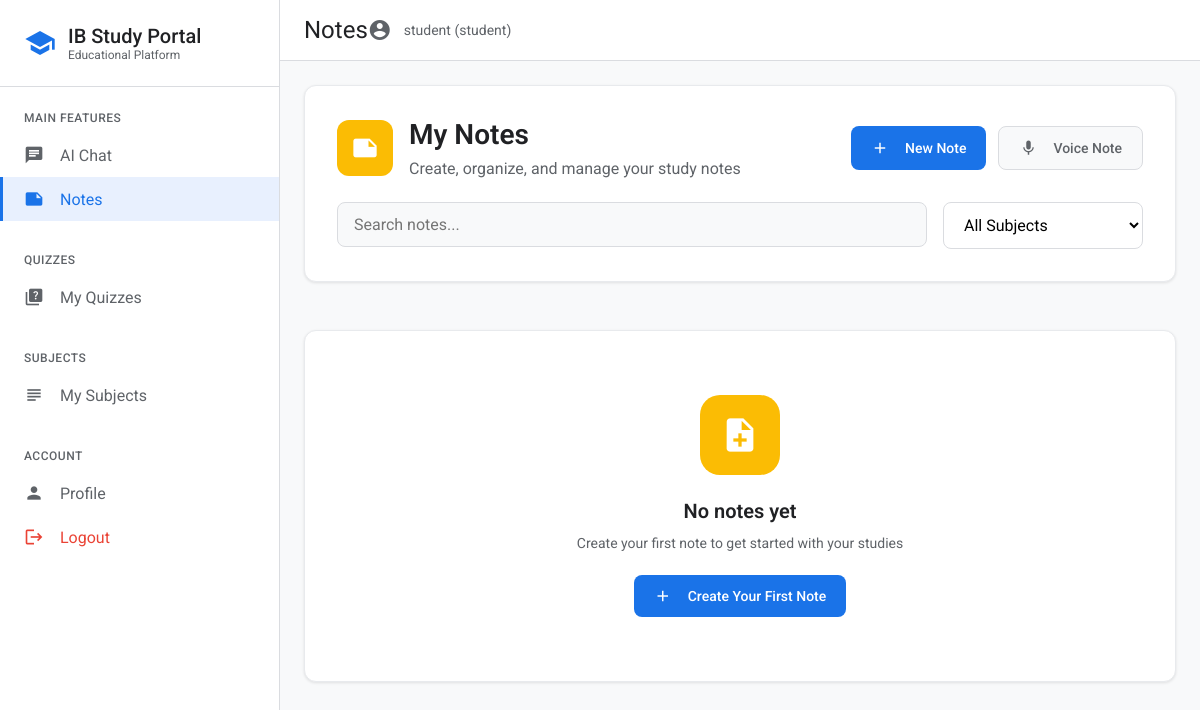
The page /notes (signed in) on the database as committed earlier.
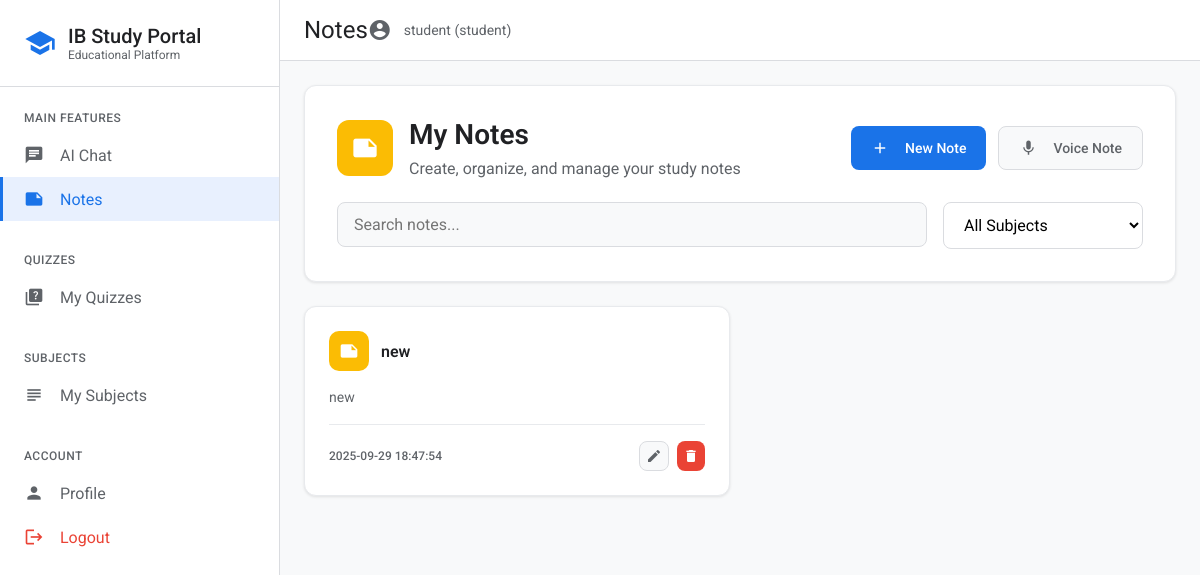
The same page on the database as committed later.
### tables this page shows
CREATE TABLE notes (id INTEGER PRIMARY KEY AUTOINCREMENT,user_id INTEGER,title TEXT NOT NULL,content TEXT NOT NULL,subject_id INTEGER,created_at TIMESTAMP DEFAULT CURRENT_TIMESTAMP,FOREIGN KEY (user_id) REFERENCES users (id),FOREIGN KEY (subject_id) REFERENCES subjects (id));

### auth.py (the view)
	def wrapper(*args,**kwargs):
		if 'user_id' not in session:
			flash('You need to login first','error')
			return redirect(url_for('login'))
		return f(*args,**kwargs)

### app.py (called while the page is built)
@app.route('/notes')
@login_required
def notes():
	user=get_current_user()
	conn=get_db_connection()
	cursor=conn.cursor()
	cursor.execute('SELECT * FROM notes WHERE user_id = ? ORDER BY created_at DESC',(user['id'],))
	notes=[{'id':row[0],'title':row[2],'content':row[3],'subject_id':row[4],'created_at':row[5]} for row in cursor.fetchall()]
	user_subjects=get_user_subjects(user['id'])
	conn.close()
	return render_template('notes.html',notes=notes,subjects=user_subjects)

### auth.py (called while the page is built)
def login_required(f):
	def wrapper(*args,**kwargs):
		if 'user_id' not in session:
			flash('You need to login first','error')
			return redirect(url_for('login'))
		return f(*args,**kwargs)
	wrapper.__name__=f.__name__
	return wrapper

def get_current_user():
	user_id,username,role=session.get('user_id'),session.get('username'),session.get('role')
	return {'id':user_id,'username':username,'role':role}

### db.py (called while the page is built)
def get_db_connection():return sqlite3.connect(DATABASE)

### templates/notes.html (shortened to what the changed rows need)
{% extends "base.html" %}
{% block page_title %}Notes{% endblock %}
{% block content %}
<div style="background: white; padding: 32px; margin-bottom: 24px; border-radius: 12px; border: 1px solid #e8eaed; box-shadow: 0 1px 3px rgba(0,0,0,0.1);">
    <div style="display: flex; align-items: center; justify-content: space-between; margin-bottom: 24px;">
        <div style="display: flex; align-items: center; gap: 16px;">
            <div>
                <h1 style="margin: 0 0 8px 0; font-size: 28px; font-weight: 600; color: #202124;">My Notes</h1>
            </div>
        </div>
    </div>
</div>
<div style="display: grid; grid-template-columns: repeat(auto-fill, minmax(300px, 1fr)); gap: 20px;">
    {% for note in notes %}
    <div onclick="openNote({{ note.id }})" style="background: white; padding: 24px; border-radius: 12px; border: 1px solid #e8eaed; cursor: pointer; transition: all 0.2s ease; box-shadow: 0 1px 3px rgba(0,0,0,0.1);" onmouseover="this.style.transform='translateY(-2px)'; this.style.boxShadow='0 4px 12px rgba(0,0,0,0.15)';" onmouseout="this.style.transform='translateY(0)'; this.style.boxShadow='0 1px 3px rgba(0,0,0,0.1)';">
        <div style="display: flex; align-items: center; margin-bottom: 16px;">
            <div style="width: 40px; height: 40px; background: #fbbc04; border-radius: 10px; display: flex; align-items: center; justify-content: center; margin-right: 12px;">
                <span class="material-icons" style="font-size: 20px; color: white;">note</span>
            </div>
            <h3 style="margin: 0; font-size: 16px; font-weight: 600; color: #202124; flex: 1; overflow: hidden; text-overflow: ellipsis; white-space: nowrap;">{{ note.title }}</h3>
        </div>
        <p style="margin: 0 0 16px 0; color: #5f6368; font-size: 14px; line-height: 1.5; overflow: hidden; text-overflow: ellipsis; display: -webkit-box; -webkit-line-clamp: 3; -webkit-box-orient: vertical;">{{ note.content[:100] }}{% if note.content|length > 100 %}...{% endif %}</p>
        <div style="display: flex; justify-content: space-between; align-items: center; margin-top: 16px; padding-top: 16px; border-top: 1px solid #e8eaed;">
            <span style="color: #5f6368; font-size: 12px; font-weight: 500;">{{ note.created_at if note.created_at else 'Recently' }}</span>
            <div style="display: flex; gap: 8px;">
                <button onclick="editNote({{ note.id }}, event)" class="google-button secondary" style="padding: 6px; min-width: auto;">
                    <span class="material-icons" style="font-size: 16px;">edit</span>
                </button>
                <button onclick="deleteNote({{ note.id }}, event)" class="google-button" style="background: #ea4335; padding: 6px; min-width: auto;">
                    <span class="material-icons" style="font-size: 16px;">delete</span>
                </button>
            </div>
        </div>
    </div>
    {% endfor %}
</div>
{% if not notes %}
<div style="background: white; padding: 64px; text-align: center; border-radius: 12px; border: 1px solid #e8eaed; margin-top: 24px; box-shadow: 0 1px 3px rgba(0,0,0,0.1);">
    <div style="width: 80px; height: 80px; background: #fbbc04; border-radius: 20px; display: flex; align-items: center; justify-content: center; margin: 0 auto 24px;">
        <span class="material-icons" style="font-size: 40px; color: white;">note_add</span>
    </div>
    <h3 style="margin: 0 0 12px 0; color: #202124; font-size: 20px; font-weight: 600;">No notes yet</h3>
    <p style="margin: 0 0 24px 0; color: #5f6368; font-size: 14px;">Create your first note to get started with your studies</p>
    <button onclick="createNewNote()" class="google-button">
        <span class="material-icons" style="font-size: 18px; margin-right: 8px;">add</span>
        Create Your First Note
    </button>
</div>
{% endif %}
{% endblock %}

Rows that differ between the two databases and show on the page:
added notes: title "new", content "new", created_at "2025-09-29 18:47:54"
Other text that changed with them:
text no longer shown: "No notes yet Create your first note to get started with your studies Create Your First Note"
